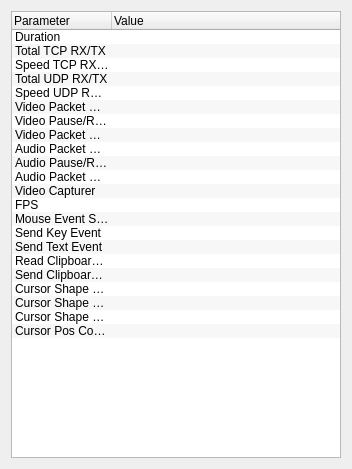
<?xml version="1.0" encoding="UTF-8"?>
<ui version="4.0">
 <class>StatisticsDialog</class>
 <widget class="QDialog" name="StatisticsDialog">
  <property name="geometry">
   <rect>
    <x>0</x>
    <y>0</y>
    <width>352</width>
    <height>469</height>
   </rect>
  </property>
  <property name="windowTitle">
   <string>Statistics</string>
  </property>
  <layout class="QVBoxLayout" name="verticalLayout">
   <item>
    <widget class="QTreeWidget" name="tree">
     <property name="showDropIndicator" stdset="0">
      <bool>false</bool>
     </property>
     <property name="alternatingRowColors">
      <bool>true</bool>
     </property>
     <property name="indentation">
      <number>0</number>
     </property>
     <property name="itemsExpandable">
      <bool>false</bool>
     </property>
     <property name="expandsOnDoubleClick">
      <bool>false</bool>
     </property>
     <column>
      <property name="text">
       <string>Parameter</string>
      </property>
     </column>
     <column>
      <property name="text">
       <string>Value</string>
      </property>
     </column>
     <item>
      <property name="text">
       <string notr="true">Duration</string>
      </property>
     </item>
     <item>
      <property name="text">
       <string notr="true">Total TCP RX/TX</string>
      </property>
     </item>
     <item>
      <property name="text">
       <string notr="true">Speed TCP RX/TX</string>
      </property>
     </item>
     <item>
      <property name="text">
       <string notr="true">Total UDP RX/TX</string>
      </property>
     </item>
     <item>
      <property name="text">
       <string>Speed UDP RX/TX</string>
      </property>
      <property name="text">
       <string notr="true"/>
      </property>
     </item>
     <item>
      <property name="text">
       <string notr="true">Video Packet Count</string>
      </property>
     </item>
     <item>
      <property name="text">
       <string notr="true">Video Pause/Resume Count</string>
      </property>
     </item>
     <item>
      <property name="text">
       <string notr="true">Video Packet MIN/MAX/AVG</string>
      </property>
     </item>
     <item>
      <property name="text">
       <string notr="true">Audio Packet Count</string>
      </property>
     </item>
     <item>
      <property name="text">
       <string notr="true">Audio Pause/Resume Count</string>
      </property>
     </item>
     <item>
      <property name="text">
       <string notr="true">Audio Packet MIN/MAC/AVG</string>
      </property>
     </item>
     <item>
      <property name="text">
       <string notr="true">Video Capturer</string>
      </property>
     </item>
     <item>
      <property name="text">
       <string notr="true">FPS</string>
      </property>
     </item>
     <item>
      <property name="text">
       <string notr="true">Mouse Event Send/Drop</string>
      </property>
     </item>
     <item>
      <property name="text">
       <string notr="true">Send Key Event</string>
      </property>
     </item>
     <item>
      <property name="text">
       <string notr="true">Send Text Event</string>
      </property>
     </item>
     <item>
      <property name="text">
       <string notr="true">Read Clipboard Event</string>
      </property>
     </item>
     <item>
      <property name="text">
       <string notr="true">Send Clipboard Event</string>
      </property>
     </item>
     <item>
      <property name="text">
       <string notr="true">Cursor Shape Count</string>
      </property>
     </item>
     <item>
      <property name="text">
       <string notr="true">Cursor Shape From Cache</string>
      </property>
     </item>
     <item>
      <property name="text">
       <string notr="true">Cursor Shape Cache Size</string>
      </property>
     </item>
     <item>
      <property name="text">
       <string notr="true">Cursor Pos Count</string>
      </property>
     </item>
    </widget>
   </item>
  </layout>
 </widget>
 <resources/>
 <connections/>
</ui>
